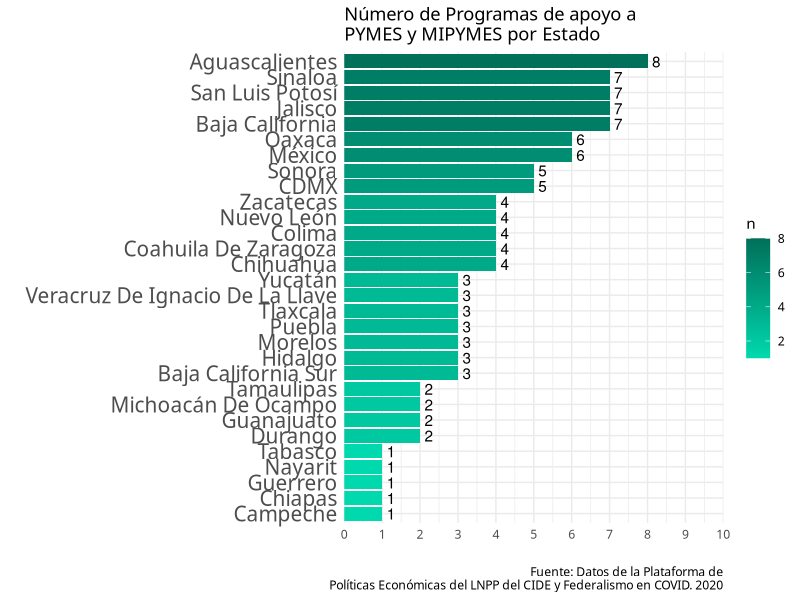

Here is the R script that generated this plot:
library(tidyverse)
library(readxl)

bdEcon <- read_xlsx(path = "www/BasesDeDatos/medidas.xlsx") %>% 
  rename("Clasificación" = `Población Objetivo`) %>% 
  mutate(Clasificación = str_remove(Clasificación, 
                                    pattern = "\n"))

unique(bdEcon$Clasificación)

PYM <- bdEcon %>% 
  filter(Clasificación %in% c("PYMES", "MIPYMES"))

PYM %>% 
  group_by(Entidad) %>% 
  count() %>% 
  arrange(-n) %>% 
  ggplot(aes(x = reorder(Entidad, n), y = n, fill = n)) + 
  geom_col() +
  geom_text(aes(label = n), hjust = -0.5) + 
  scale_fill_gradient(low = "#00d9ae", high = "#00705a") + 
  scale_y_continuous(expand = c(0,0), 
                     limits = c(0,10), 
                     breaks = seq(0,10,1)) + 
  labs(x = "", 
       caption = "Fuente: Datos de la Plataforma de\nPolíticas Económicas del LNPP del CIDE y Federalismo en COVID. 2020",
       y = "", 
       title = "Número de Programas de apoyo a\nPYMES y MIPYMES por Estado") +
  coord_flip() + 
  theme_minimal() + 
  theme(text = element_text(family = "Poppins"),
    axis.text.y = element_text(size = 15))
  
  

